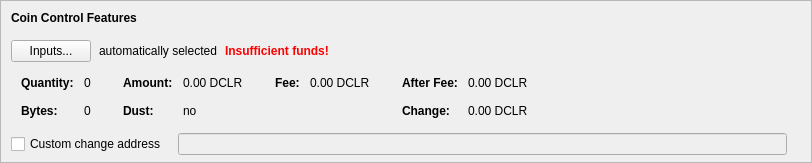
      <widget class="QFrame" name="frameCoinControl">
       <property name="sizePolicy">
        <sizepolicy hsizetype="Expanding" vsizetype="Fixed">
         <horstretch>0</horstretch>
         <verstretch>0</verstretch>
        </sizepolicy>
       </property>
       <property name="maximumSize">
        <size>
         <width>16777215</width>
         <height>16777215</height>
        </size>
       </property>
       <property name="frameShape">
        <enum>QFrame::StyledPanel</enum>
       </property>
       <property name="frameShadow">
        <enum>QFrame::Sunken</enum>
       </property>
       <layout class="QVBoxLayout" name="verticalLayoutCoinControl2">
        <property name="spacing">
         <number>0</number>
        </property>
        <property name="leftMargin">
         <number>0</number>
        </property>
        <property name="topMargin">
         <number>0</number>
        </property>
        <property name="rightMargin">
         <number>0</number>
        </property>
        <property name="bottomMargin">
         <number>6</number>
        </property>
        <item>
         <layout class="QVBoxLayout" name="verticalLayoutCoinControl" stretch="0,0,0,0,0">
          <property name="spacing">
           <number>0</number>
          </property>
          <property name="leftMargin">
           <number>10</number>
          </property>
          <property name="topMargin">
           <number>10</number>
          </property>
          <item>
           <layout class="QHBoxLayout" name="horizontalLayoutCoinControl1">
            <property name="bottomMargin">
             <number>15</number>
            </property>
            <item>
             <widget class="QLabel" name="labelCoinControlFeatures">
              <property name="sizePolicy">
               <sizepolicy hsizetype="Preferred" vsizetype="Maximum">
                <horstretch>0</horstretch>
                <verstretch>0</verstretch>
               </sizepolicy>
              </property>
              <property name="font">
               <font>
                <weight>75</weight>
                <bold>true</bold>
               </font>
              </property>
              <property name="styleSheet">
               <string notr="true">font-weight:bold;</string>
              </property>
              <property name="text">
               <string>Coin Control Features</string>
              </property>
             </widget>
            </item>
           </layout>
          </item>
          <item>
           <layout class="QHBoxLayout" name="horizontalLayoutCoinControl2" stretch="0,0,0,0">
            <property name="spacing">
             <number>8</number>
            </property>
            <property name="bottomMargin">
             <number>10</number>
            </property>
            <item>
             <widget class="QPushButton" name="pushButtonCoinControl">
              <property name="styleSheet">
               <string notr="true"/>
              </property>
              <property name="text">
               <string>Inputs...</string>
              </property>
              <property name="autoDefault">
               <bool>false</bool>
              </property>
             </widget>
            </item>
            <item>
             <widget class="QLabel" name="labelCoinControlAutomaticallySelected">
              <property name="text">
               <string>automatically selected</string>
              </property>
              <property name="margin">
               <number>5</number>
              </property>
             </widget>
            </item>
            <item>
             <widget class="QLabel" name="labelCoinControlInsuffFunds">
              <property name="font">
               <font>
                <weight>75</weight>
                <bold>true</bold>
               </font>
              </property>
              <property name="styleSheet">
               <string notr="true">color:red;font-weight:bold;</string>
              </property>
              <property name="text">
               <string>Insufficient funds!</string>
              </property>
              <property name="margin">
               <number>5</number>
              </property>
             </widget>
            </item>
            <item>
             <spacer name="horizontalSpacerCoinControl">
              <property name="orientation">
               <enum>Qt::Horizontal</enum>
              </property>
              <property name="sizeHint" stdset="0">
               <size>
                <width>40</width>
                <height>1</height>
               </size>
              </property>
             </spacer>
            </item>
           </layout>
          </item>
          <item>
           <widget class="QWidget" name="widgetCoinControl" native="true">
            <property name="sizePolicy">
             <sizepolicy hsizetype="Preferred" vsizetype="Preferred">
              <horstretch>0</horstretch>
              <verstretch>0</verstretch>
             </sizepolicy>
            </property>
            <property name="minimumSize">
             <size>
              <width>0</width>
              <height>0</height>
             </size>
            </property>
            <property name="styleSheet">
             <string notr="true"/>
            </property>
            <layout class="QHBoxLayout" name="horizontalLayoutCoinControl5">
             <property name="leftMargin">
              <number>0</number>
             </property>
             <property name="topMargin">
              <number>0</number>
             </property>
             <property name="rightMargin">
              <number>0</number>
             </property>
             <property name="bottomMargin">
              <number>0</number>
             </property>
             <item>
              <layout class="QHBoxLayout" name="horizontalLayoutCoinControl3" stretch="0,0,0,1">
               <property name="spacing">
                <number>20</number>
               </property>
               <property name="topMargin">
                <number>0</number>
               </property>
               <property name="bottomMargin">
                <number>10</number>
               </property>
               <item>
                <layout class="QFormLayout" name="formLayoutCoinControl1">
                 <property name="horizontalSpacing">
                  <number>10</number>
                 </property>
                 <property name="verticalSpacing">
                  <number>14</number>
                 </property>
                 <property name="leftMargin">
                  <number>10</number>
                 </property>
                 <property name="topMargin">
                  <number>4</number>
                 </property>
                 <property name="rightMargin">
                  <number>6</number>
                 </property>
                 <item row="0" column="0">
                  <widget class="QLabel" name="labelCoinControlQuantityText">
                   <property name="font">
                    <font>
                     <weight>75</weight>
                     <bold>true</bold>
                    </font>
                   </property>
                   <property name="text">
                    <string>Quantity:</string>
                   </property>
                   <property name="margin">
                    <number>0</number>
                   </property>
                  </widget>
                 </item>
                 <item row="0" column="1">
                  <widget class="QLabel" name="labelCoinControlQuantity">
                   <property name="cursor">
                    <cursorShape>IBeamCursor</cursorShape>
                   </property>
                   <property name="contextMenuPolicy">
                    <enum>Qt::ActionsContextMenu</enum>
                   </property>
                   <property name="text">
                    <string notr="true">0</string>
                   </property>
                   <property name="margin">
                    <number>0</number>
                   </property>
                   <property name="textInteractionFlags">
                    <set>Qt::LinksAccessibleByMouse|Qt::TextSelectableByKeyboard|Qt::TextSelectableByMouse</set>
                   </property>
                  </widget>
                 </item>
                 <item row="1" column="0">
                  <widget class="QLabel" name="labelCoinControlBytesText">
                   <property name="font">
                    <font>
                     <weight>75</weight>
                     <bold>true</bold>
                    </font>
                   </property>
                   <property name="text">
                    <string>Bytes:</string>
                   </property>
                  </widget>
                 </item>
                 <item row="1" column="1">
                  <widget class="QLabel" name="labelCoinControlBytes">
                   <property name="cursor">
                    <cursorShape>IBeamCursor</cursorShape>
                   </property>
                   <property name="contextMenuPolicy">
                    <enum>Qt::ActionsContextMenu</enum>
                   </property>
                   <property name="text">
                    <string notr="true">0</string>
                   </property>
                   <property name="textInteractionFlags">
                    <set>Qt::LinksAccessibleByMouse|Qt::TextSelectableByKeyboard|Qt::TextSelectableByMouse</set>
                   </property>
                  </widget>
                 </item>
                </layout>
               </item>
               <item>
                <layout class="QFormLayout" name="formLayoutCoinControl2">
                 <property name="horizontalSpacing">
                  <number>10</number>
                 </property>
                 <property name="verticalSpacing">
                  <number>14</number>
                 </property>
                 <property name="leftMargin">
                  <number>6</number>
                 </property>
                 <property name="topMargin">
                  <number>4</number>
                 </property>
                 <property name="rightMargin">
                  <number>6</number>
                 </property>
                 <item row="0" column="0">
                  <widget class="QLabel" name="labelCoinControlAmountText">
                   <property name="font">
                    <font>
                     <weight>75</weight>
                     <bold>true</bold>
                    </font>
                   </property>
                   <property name="text">
                    <string>Amount:</string>
                   </property>
                   <property name="margin">
                    <number>0</number>
                   </property>
                  </widget>
                 </item>
                 <item row="0" column="1">
                  <widget class="QLabel" name="labelCoinControlAmount">
                   <property name="cursor">
                    <cursorShape>IBeamCursor</cursorShape>
                   </property>
                   <property name="contextMenuPolicy">
                    <enum>Qt::ActionsContextMenu</enum>
                   </property>
                   <property name="text">
                    <string notr="true">0.00 DCLR</string>
                   </property>
                   <property name="textInteractionFlags">
                    <set>Qt::LinksAccessibleByMouse|Qt::TextSelectableByKeyboard|Qt::TextSelectableByMouse</set>
                   </property>
                  </widget>
                 </item>
                 <item row="1" column="0">
                  <widget class="QLabel" name="labelCoinControlLowOutputText">
                   <property name="font">
                    <font>
                     <weight>75</weight>
                     <bold>true</bold>
                    </font>
                   </property>
                   <property name="text">
                    <string>Dust:</string>
                   </property>
                  </widget>
                 </item>
                 <item row="1" column="1">
                  <widget class="QLabel" name="labelCoinControlLowOutput">
                   <property name="cursor">
                    <cursorShape>IBeamCursor</cursorShape>
                   </property>
                   <property name="contextMenuPolicy">
                    <enum>Qt::ActionsContextMenu</enum>
                   </property>
                   <property name="text">
                    <string notr="true">no</string>
                   </property>
                   <property name="textInteractionFlags">
                    <set>Qt::LinksAccessibleByMouse|Qt::TextSelectableByKeyboard|Qt::TextSelectableByMouse</set>
                   </property>
                  </widget>
                 </item>
                </layout>
               </item>
               <item>
                <layout class="QFormLayout" name="formLayoutCoinControl3">
                 <property name="horizontalSpacing">
                  <number>10</number>
                 </property>
                 <property name="verticalSpacing">
                  <number>14</number>
                 </property>
                 <property name="leftMargin">
                  <number>6</number>
                 </property>
                 <property name="topMargin">
                  <number>4</number>
                 </property>
                 <property name="rightMargin">
                  <number>6</number>
                 </property>
                 <item row="0" column="0">
                  <widget class="QLabel" name="labelCoinControlFeeText">
                   <property name="font">
                    <font>
                     <weight>75</weight>
                     <bold>true</bold>
                    </font>
                   </property>
                   <property name="text">
                    <string>Fee:</string>
                   </property>
                   <property name="margin">
                    <number>0</number>
                   </property>
                  </widget>
                 </item>
                 <item row="0" column="1">
                  <widget class="QLabel" name="labelCoinControlFee">
                   <property name="cursor">
                    <cursorShape>IBeamCursor</cursorShape>
                   </property>
                   <property name="contextMenuPolicy">
                    <enum>Qt::ActionsContextMenu</enum>
                   </property>
                   <property name="text">
                    <string notr="true">0.00 DCLR</string>
                   </property>
                   <property name="textInteractionFlags">
                    <set>Qt::LinksAccessibleByMouse|Qt::TextSelectableByKeyboard|Qt::TextSelectableByMouse</set>
                   </property>
                  </widget>
                 </item>
                </layout>
               </item>
               <item>
                <layout class="QFormLayout" name="formLayoutCoinControl4">
                 <property name="horizontalSpacing">
                  <number>10</number>
                 </property>
                 <property name="verticalSpacing">
                  <number>14</number>
                 </property>
                 <property name="leftMargin">
                  <number>6</number>
                 </property>
                 <property name="topMargin">
                  <number>4</number>
                 </property>
                 <property name="rightMargin">
                  <number>6</number>
                 </property>
                 <item row="0" column="0">
                  <widget class="QLabel" name="labelCoinControlAfterFeeText">
                   <property name="font">
                    <font>
                     <weight>75</weight>
                     <bold>true</bold>
                    </font>
                   </property>
                   <property name="text">
                    <string>After Fee:</string>
                   </property>
                   <property name="margin">
                    <number>0</number>
                   </property>
                  </widget>
                 </item>
                 <item row="0" column="1">
                  <widget class="QLabel" name="labelCoinControlAfterFee">
                   <property name="cursor">
                    <cursorShape>IBeamCursor</cursorShape>
                   </property>
                   <property name="contextMenuPolicy">
                    <enum>Qt::ActionsContextMenu</enum>
                   </property>
                   <property name="text">
                    <string notr="true">0.00 DCLR</string>
                   </property>
                   <property name="textInteractionFlags">
                    <set>Qt::LinksAccessibleByMouse|Qt::TextSelectableByKeyboard|Qt::TextSelectableByMouse</set>
                   </property>
                  </widget>
                 </item>
                 <item row="1" column="0">
                  <widget class="QLabel" name="labelCoinControlChangeText">
                   <property name="font">
                    <font>
                     <weight>75</weight>
                     <bold>true</bold>
                    </font>
                   </property>
                   <property name="text">
                    <string>Change:</string>
                   </property>
                  </widget>
                 </item>
                 <item row="1" column="1">
                  <widget class="QLabel" name="labelCoinControlChange">
                   <property name="cursor">
                    <cursorShape>IBeamCursor</cursorShape>
                   </property>
                   <property name="contextMenuPolicy">
                    <enum>Qt::ActionsContextMenu</enum>
                   </property>
                   <property name="text">
                    <string notr="true">0.00 DCLR</string>
                   </property>
                   <property name="textInteractionFlags">
                    <set>Qt::LinksAccessibleByMouse|Qt::TextSelectableByKeyboard|Qt::TextSelectableByMouse</set>
                   </property>
                  </widget>
                 </item>
                </layout>
               </item>
              </layout>
             </item>
            </layout>
           </widget>
          </item>
          <item>
           <layout class="QHBoxLayout" name="horizontalLayoutCoinControl4" stretch="0,0,0">
            <property name="spacing">
             <number>12</number>
            </property>
            <property name="sizeConstraint">
             <enum>QLayout::SetDefaultConstraint</enum>
            </property>
            <property name="topMargin">
             <number>5</number>
            </property>
            <property name="rightMargin">
             <number>5</number>
            </property>
            <item>
             <widget class="QCheckBox" name="checkBoxCoinControlChange">
              <property name="toolTip">
               <string>If this is activated, but the change address is empty or invalid, change will be sent to a newly generated address.</string>
              </property>
              <property name="text">
               <string>Custom change address</string>
              </property>
             </widget>
            </item>
            <item>
             <widget class="QValidatedLineEdit" name="lineEditCoinControlChange">
              <property name="enabled">
               <bool>false</bool>
              </property>
              <property name="sizePolicy">
               <sizepolicy hsizetype="Expanding" vsizetype="Fixed">
                <horstretch>0</horstretch>
                <verstretch>0</verstretch>
               </sizepolicy>
              </property>
             </widget>
            </item>
            <item>
             <widget class="QLabel" name="labelCoinControlChangeLabel">
              <property name="sizePolicy">
               <sizepolicy hsizetype="Preferred" vsizetype="Expanding">
                <horstretch>0</horstretch>
                <verstretch>0</verstretch>
               </sizepolicy>
              </property>
              <property name="minimumSize">
               <size>
                <width>0</width>
                <height>0</height>
               </size>
              </property>
              <property name="text">
               <string/>
              </property>
              <property name="margin">
               <number>3</number>
              </property>
             </widget>
            </item>
           </layout>
          </item>
          <item>
           <spacer name="verticalSpacerCoinControl">
            <property name="orientation">
             <enum>Qt::Vertical</enum>
            </property>
            <property name="sizeHint" stdset="0">
             <size>
              <width>800</width>
              <height>1</height>
             </size>
            </property>
           </spacer>
          </item>
         </layout>
        </item>
       </layout>
      </widget>
